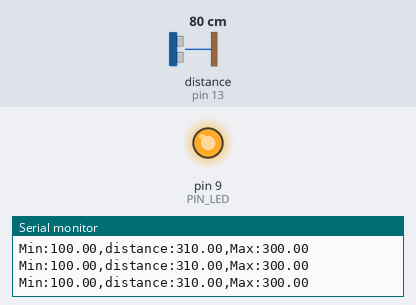
A sketch run on a simulated Arduino Uno, built with avr-gcc and run on an emulated ATmega328P. On the bench: output pins drawn as LEDs (lit = HIGH), the last lines printed to the serial monitor. Wiring (inferred from the names in the program): ultrasonic range finder: trigger pin 12; echo pin 13. The inputs (shaded band) are chosen by the test bench; at power-on: distance to the obstacle (sensor on pin 13) 80 cm. The echo pulse lasts 58.3 µs per cm; pins used as bus, display or sensor lines are not drawn.

Above: at 1.2 s.
1.3 s: distance to the obstacle (sensor on pin 13) set to 18 cm
At 1.9 s:
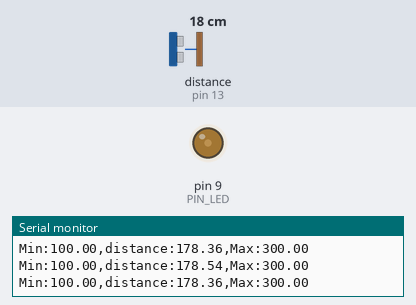
2.8 s: distance to the obstacle (sensor on pin 13) set to 2 cm
At 3.3 s:
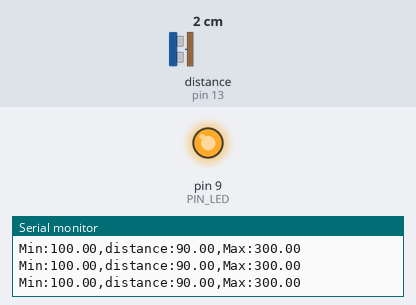
Timing chart, 0 to 5.8 s (numbered marks = the images above; inputs shaded):
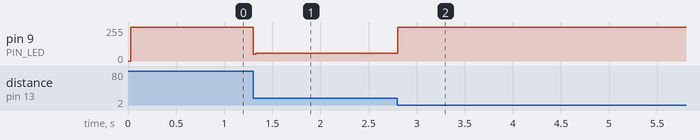

The sketch:

08_example_2.ino
```cpp
// Arduino pin assignment
#define PIN_LED  9
#define PIN_TRIG 12   // sonar sensor TRIGGER
#define PIN_ECHO 13   // sonar sensor ECHO

// configurable parameters
#define SND_VEL 346.0     // sound velocity at 24 celsius degree (unit: m/sec)
#define INTERVAL 25      // sampling interval (unit: msec)
#define PULSE_DURATION 10 // ultra-sound Pulse Duration (unit: usec)
#define _DIST_MIN 100.0   // minimum distance to be measured (unit: mm)
#define _DIST_MAX 300.0   // maximum distance to be measured (unit: mm)

#define TIMEOUT ((INTERVAL / 2) * 1000.0) // maximum echo waiting time (unit: usec)
#define SCALE (0.001 * 0.5 * SND_VEL) // coefficent to convert duration to distance

unsigned long last_sampling_time;   // unit: msec

void setup() {
  // initialize GPIO pins
  pinMode(PIN_LED, OUTPUT);
  pinMode(PIN_TRIG, OUTPUT);  // sonar TRIGGER
  pinMode(PIN_ECHO, INPUT);   // sonar ECHO
  digitalWrite(PIN_TRIG, LOW);  // turn-off Sonar

  // initialize serial port
  Serial.begin(57600);
}

void loop() {
  float distance;

  // wait until next sampling time.
  // millis() returns the number of milliseconds since the program started.
  //    will overflow after 50 days.
  if (millis() < (last_sampling_time + INTERVAL))
    return;

  distance = USS_measure(PIN_TRIG, PIN_ECHO); // read distance

  if ((distance == 0.0) || (distance > _DIST_MAX)) {
      distance = _DIST_MAX + 10.0;    // Set Higher Value
      analogWrite(PIN_LED, 255);       // LED OFF
  } else if (distance < _DIST_MIN) {
      distance = _DIST_MIN - 10.0;    // Set Lower Value
      analogWrite(PIN_LED, 255);       // LED OFF
  } else if ((100 < distance)&&(distance < 200)){    // In desired Range
      int mappedValue = map(distance, 100.0, 200.0, 0, 255); //측정거리를 0에서 255사이로 정규화
      analogWrite(PIN_LED, 255 - mappedValue);        // LED ON
  } else {
    int mappedValue = map(distance, 200.0, 300.0, 0, 255); //측정거리를 0에서 255사이로 정규화
      analogWrite(PIN_LED, mappedValue);        // LED ON
  }

  // output the distance to the serial port
  Serial.print("Min:");        Serial.print(_DIST_MIN);
  Serial.print(",distance:");  Serial.print(distance);
  Serial.print(",Max:");       Serial.print(_DIST_MAX);
  Serial.println("");

  // update last sampling time
  last_sampling_time += INTERVAL;
}

float USS_measure(int TRIG, int ECHO)
{
  digitalWrite(TRIG, HIGH);
  delayMicroseconds(PULSE_DURATION);
  digitalWrite(TRIG, LOW);

  return pulseIn(ECHO, HIGH, TIMEOUT) * SCALE;
}
```

Measured:
- after the input at 1.3 s, pin 9 (PIN_LED): 255/255 → 57/255 at once
- after the input at 2.8 s, pin 9 (PIN_LED): 57/255 → 255/255 at once
